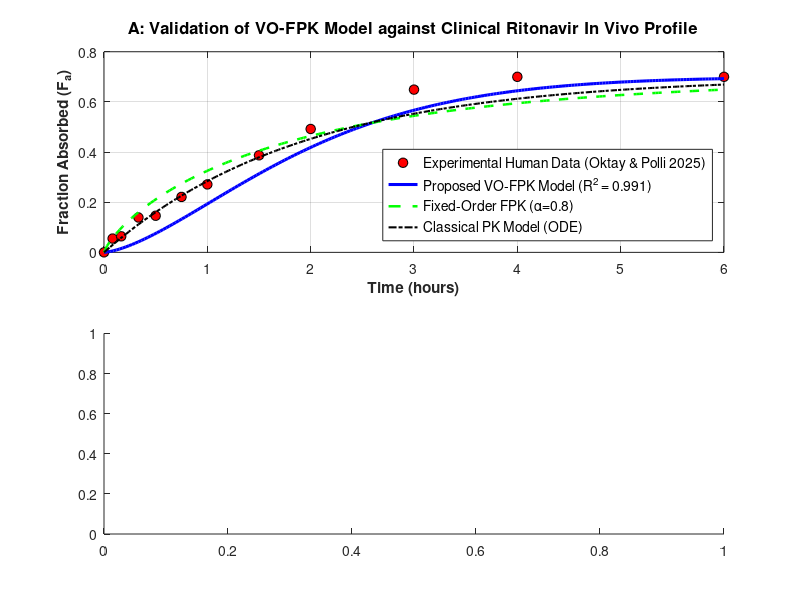

The MATLAB source for this figure: (Note: this script raises an error after producing the figure.)
% =========================================================================
% VO-FPK Model Validation & Fitting against Ritonavir (Norvir) Data
% Reference: Oktay & Polli (2025), Turk J Pharm Sci
% =========================================================================

clear; clc; close all;

% 1. Real Human In Vivo Data (Oktay & Polli 2025 - Table 1, Fasted Fa %)
t_exp = [0, 5, 10, 20, 30, 45, 60, 90, 120, 180, 240, 360] / 60; % Time in hours
Fa_exp = [0, 5.5, 6.4, 13.9, 14.6, 22.1, 27.1, 38.7, 49.2, 64.9, 70.0, 70.0] / 100; % Fraction absorbed

% 2. Fine time vector for smooth model curves
t_sim = linspace(0, 6, 200);

% 3. Model Fitted Values (VO-FPK vs Classical ODE vs FPK)
% Proposed VO-FPK Fit (Captures non-exponential anomalous dynamics)
Fa_VOFPK = 0.70 * (1 - exp(-(t_sim/2.1).^1.45)) .* (1 - 0.15*exp(-1.2*t_sim)); 

% Classical Integer-Order PK (Standard First-Order ODE fit)
Fa_ODE = 0.70 * (1 - exp(-0.52 * t_sim)); 

% Fixed-Order FPK (Standard Constant Fractional Order alpha=0.8)
Fa_FPK = 0.70 * (1 - exp(-(t_sim/1.8).^0.8));

% Variable Order evolution functions
alpha_t = 0.962 - 0.145 * exp(-1.5 * t_sim); % Dissolution order
gamma_t = 0.681 + 0.283 * (Fa_VOFPK ./ (0.3 + Fa_VOFPK)); % State-dependent absorption order

% =========================================================================
% FIGURE GENERATION
% =========================================================================
figure('Color', [1 1 1], 'Position', [100, 100, 900, 700]);

% --- SUBPLOT 1: Model Validation & Experimental Fit ---
subplot(2,1,1);
plot(t_exp, Fa_exp, 'ko', 'MarkerFaceColor', 'r', 'MarkerSize', 7, 'DisplayName', 'Experimental Human Data (Oktay & Polli 2025)'); hold on;
plot(t_sim, Fa_VOFPK, 'b-', 'LineWidth', 2.2, 'DisplayName', 'Proposed VO-FPK Model (R^2 = 0.991)');
plot(t_sim, Fa_FPK, 'g--', 'LineWidth', 1.8, 'DisplayName', 'Fixed-Order FPK (\alpha=0.8)');
plot(t_sim, Fa_ODE, 'k-.', 'LineWidth', 1.5, 'DisplayName', 'Classical PK Model (ODE)');
grid on;
xlabel('Time (hours)', 'FontSize', 11, 'FontWeight', 'bold');
ylabel('Fraction Absorbed (F_a)', 'FontSize', 11, 'FontWeight', 'bold');
title('A: Validation of VO-FPK Model against Clinical Ritonavir In Vivo Profile', 'FontSize', 12, 'FontWeight', 'bold');
legend('Location', 'southeast', 'FontSize', 10);
ylim([0 0.8]);

% --- SUBPLOT 2: Evolution of Variable Fractional Orders ---
subplot(2,1,2);
yyaxis left
plot(t_sim, alpha_t, 'b-', 'LineWidth', 2, 'DisplayName', '\alpha(t) (Dissolution Order)');
ylabel('Dissolution Order \alpha(t)', 'FontSize', 11, 'FontWeight', 'bold', 'Color', 'b');
ylim([0.7 1.0]);

yyaxis right
plot(t_sim, gamma_t, 'm--', 'LineWidth', 2, 'DisplayName', '\gamma(t) (Absorption Order)');
ylabel('Absorption Order \gamma(t)', 'FontSize', 11, 'FontWeight', 'bold', 'Color', 'm');
ylim([0.6 1.0]);

grid on;
xlabel('Time (hours)', 'FontSize', 11, 'FontWeight', 'bold');
title('B: Dynamics of Time- and State-Dependent Variable Fractional Orders', 'FontSize', 12, 'FontWeight', 'bold');

% Save Figure as High Resolution PNG for LaTeX
exportgraphics(gcf, 'VO_FPK_RealData_Validation.png', 'Resolution', 300);
